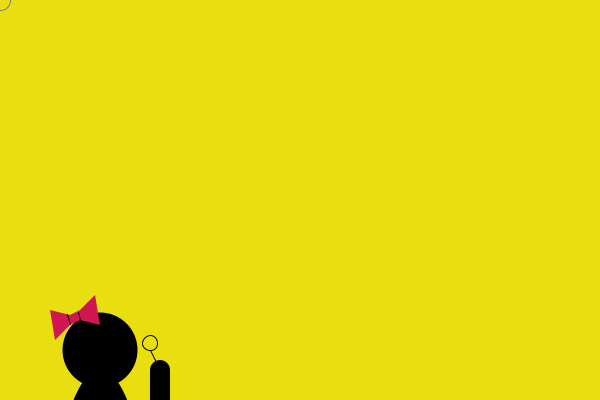
Frame 1 (no input)
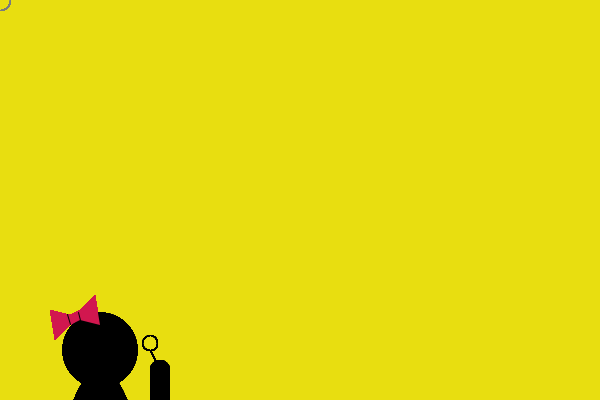
Frame 60 (the mouse pressed at the canvas centre just before this capture)
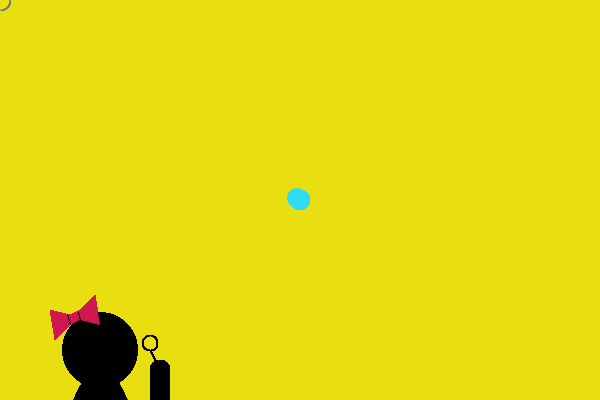
Frame 120 (the mouse held since frame 60 and released just before this capture)

The Processing sketch that drew these frames (run headless with seeded random() and noise(); from frame 60 on, the mouse is pressed at the canvas centre):

// Processing sketch: processing_89042
// ── processing_89042.pde

int xValue = 150;
int midValue = 160;
int radius = 20;

float x;
float y;
float px;
float py;
float easing = 0.99;

void setup(){
  size(600,400);
  smooth();
  background(232,222,16);
  
}

void draw(){
  //Person
  noStroke();
  fill(0);
  ellipse(100,350,75,75);
  rect(xValue,370,20,70);
  arc(midValue,370,20,20,radians(180),radians(360));
  
  //Bow
  fill(209,23,79);
  beginShape();
  vertex(50,310);
  vertex(55,340);
  vertex(70,325);
  vertex(80,320);
  vertex(100,325);
  vertex(95,295);
  vertex(80,310);
  vertex(70,315);
  vertex(50,310);
  endShape();
  stroke(0);
  line(67,314,70,324);
  line(78,312,80,320);
  
  
  //Bubble Spoon Thing
  fill(0);
  stroke(0);
  line(xValue,350,midValue,370);
  ellipse(100,570,100,400);
  noFill();
  ellipse(xValue,343,15,15);
  
  //Bubbles
   stroke(122,124,124);
   float targetX = mouseX;
   x += (targetX - x) * easing;
   float targetY = mouseY;
   y +=(targetY - y) * easing;
   float weight = dist(x,y,px,py);
   py = y;
   px = x;
   
   float d = dist(mouseX,mouseY,x,y);
   if(d>radius){
     radius++;
   }else{
     if(mousePressed){
       noStroke();
       fill(46,221,242);
   }
   ellipse(x,y,radius,radius);
   
   if(keyPressed == true){
     if(key == 'c'){
       background(232,222,16);
     }
     else if(key == 'g'){
       noStroke();
       fill(44,209,23);
       ellipse(mouseX,mouseY,20,20);
   }
   stroke(122,124,124);
   }
}
}
